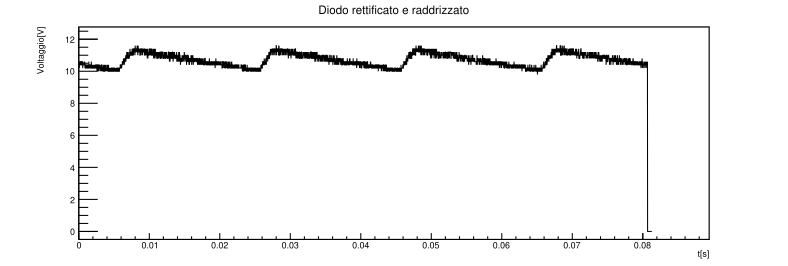

Recreate this plot in Python.
import ROOT
from array import array
import numpy as np
import pandas as pd

df = pd.read_csv("WaveData594.csv") #legge il file excel
df = df.dropna(subset=["t", "V"]) #controlla solo le colonne V e I. Se una di queste contiene un valore mancante, elimina quella riga


t = array('d', df["t"].to_numpy(dtype=float))
V = array('d', df["V"].to_numpy(dtype=float)) #df è il dataframe, "V" è il nome della colonna da leggere 


et = array('d', [0.0]*len(V))
eV = array('d', [0.0]*len(t))

c = ROOT.TCanvas("c", "t vs V", 1700, 600)

g=ROOT.TGraphErrors(len(V), t, V, et, eV)

g.SetMinimum(-0.5)

g.SetTitle("Diodo rettificato e raddrizzato; t[s]; Voltaggio[V]") 
g.SetMarkerStyle(21) 
g.SetMarkerColor(ROOT.kBlack) 
g.SetMarkerSize(0.3)
g.SetLineWidth(1) 

g.Draw("AL")

c.Modified() 
c.Update()
c.Draw()

c.SaveAs("1diodo_ret_e_raddr.pdf") 
input("Premi Invio per chiudere...") 
